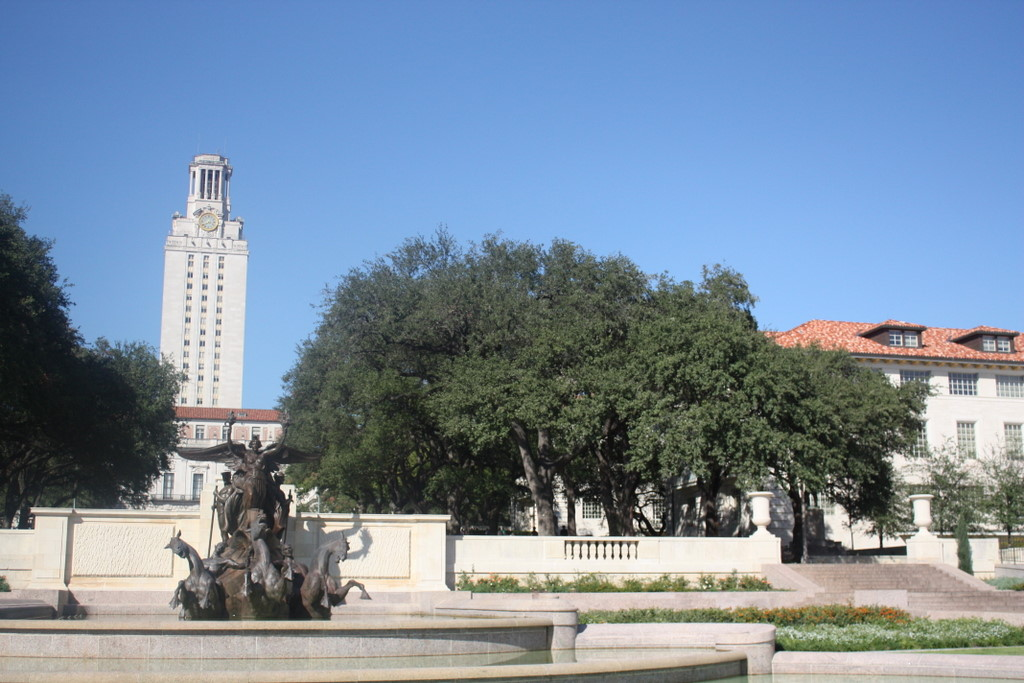
#> input picture python/hw2_data/uttower_left.JPG, 1024 x 683 px, found by its file name
$ jupyter execute --allow-errors HW2.ipynb   (older library calls are emulated)
#> lines starting #> are read from the running program, lines starting #| are printed output that depends on the picture; after the words box and inside, x2 and y2 are one past the last pixel; in counts of white or black regions, pixels touching at a corner belong together
[cell 1]
import numpy as np
import PIL.Image
from PIL import Image
from skimage.color import rgb2gray
from scipy.signal import convolve2d
from scipy.ndimage import rank_filter
from scipy.stats import norm
from scipy.spatial.distance import cdist
from skimage.feature import peak_local_max
from scipy.spatial import distance
import math
import copy
from scipy.misc import imsave

[cell 2]
#All Function definitions are placed in this cell

def harris(im, sigma, thresh=None, radius=None):
    """
    Harris corner detector

    Parameters
    ----------
    im: numpy.ndarray
        Image to be processed
    sigma: float
        Standard deviation of smoothing Gaussian
    thresh: float (optional)
    radius: float (optional)
        Radius of region considered in non-maximal suppression

    Returns
    -------
    cim: numpy.ndarray
        Binary image marking corners
    r: numpy.ndarray
        Row coordinates of corner points. Returned only if none of `thresh` and
        `radius` are None.
    c: numpy.ndarray
        Column coordinates of corner points. Returned only if none of `thresh`
        and `radius` are None.
    """
    if im.ndim == 3:
        im = rgb2gray(im)

    dx = np.tile([[-1, 0, 1]], [3, 1])
    dy = dx.T

    Ix = convolve2d(im, dx, 'same')
    Iy = convolve2d(im, dy, 'same')

    f_wid = np.round(3 * np.floor(sigma))
    G = norm.pdf(np.arange(-f_wid, f_wid + 1),
                 loc=0, scale=sigma).reshape(-1, 1)
    G = G.T * G
    G /= G.sum()

    Ix2 = convolve2d(Ix ** 2, G, 'same')
    Iy2 = convolve2d(Iy ** 2, G, 'same')
    Ixy = convolve2d(Ix * Iy, G, 'same')

    cim = (Ix2 * Iy2 - Ixy ** 2) / (Ix2 + Iy2 + 1e-12)

#     if thresh is None or radius is None:
#         return cim
    if thresh and thresh >= 0:
#         size = int(2 * radius + 1)
#         mx = rank_filter(cim, -1, size=size)
#         cim = (cim == mx) & (cim > thresh)
        cim = cim * 255 / cim.max()
        thresh_indices = (cim < thresh)
        cim[thresh_indices] = 0
#         r, c = cim.nonzero()
        return cim
#         return cim, r, c


def gen_dgauss(sigma):
    """
    Generates the horizontally and vertically differentiated Gaussian filter

    Parameters
    ----------
    sigma: float
        Standard deviation of the Gaussian distribution

    Returns
    -------
    Gx: numpy.ndarray
        First degree derivative of the Gaussian filter across rows
    Gy: numpy.ndarray
        First degree derivative of the Gaussian filter across columns
    """
    f_wid = 4 * np.floor(sigma)
    G = norm.pdf(np.arange(-f_wid, f_wid + 1),
                 loc=0, scale=sigma).reshape(-1, 1)
    G = G.T * G
    Gx, Gy = np.gradient(G)

    Gx = Gx * 2 / np.abs(Gx).sum()
    Gy = Gy * 2 / np.abs(Gy).sum()

    return Gx, Gy


def find_sift(I, circles, enlarge_factor=1.5):
    """
    Compute non-rotation-invariant SITF descriptors of a set of circles

    Parameters
    ----------
    I: numpy.ndarray
        Image
    circles: numpy.ndarray
        An array of shape `(ncircles, 3)` where ncircles is the number of
        circles, and each circle is defined by (x, y, r), where r is the radius
        of the cirlce
    enlarge_factor: float
        Factor which indicates by how much to enlarge the radius of the circle
        before computing the descriptor (a factor of 1.5 or large is usually
        necessary for best performance)

    Returns
    -------
    sift_arr: numpy.ndarray
        Array of SIFT descriptors of shape `(ncircles, 128)`
    """
#     assert circles.ndim == 2 and circles.shape[1] == 3, \
#         'Use circles array (keypoints array) of correct shape'
    I = I.astype(np.float64)
    if I.ndim == 3:
        I = rgb2gray(I)

    NUM_ANGLES = 8
    NUM_BINS = 4
    NUM_SAMPLES = NUM_BINS * NUM_BINS
    ALPHA = 9
    SIGMA_EDGE = 1

    ANGLE_STEP = 2 * np.pi / NUM_ANGLES
    angles = np.arange(0, 2 * np.pi, ANGLE_STEP)

    height, width = I.shape[:2]
    num_pts = circles.shape[0]

    sift_arr = np.zeros((num_pts, NUM_SAMPLES * NUM_ANGLES))

    Gx, Gy = gen_dgauss(SIGMA_EDGE)

    Ix = convolve2d(I, Gx, 'same')
    Iy = convolve2d(I, Gy, 'same')
    I_mag = np.sqrt(Ix ** 2 + Iy ** 2)
    I_theta = np.arctan2(Ix, Iy + 1e-12)

    interval = np.arange(-1 + 1/NUM_BINS, 1 + 1/NUM_BINS, 2/NUM_BINS)
    gridx, gridy = np.meshgrid(interval, interval)
    gridx = gridx.reshape((1, -1))
    gridy = gridy.reshape((1, -1))

    I_orientation = np.zeros((height, width, NUM_ANGLES))

    for i in range(NUM_ANGLES):
        tmp = np.cos(I_theta - angles[i]) ** ALPHA
        tmp = tmp * (tmp > 0)

        I_orientation[:, :, i] = tmp * I_mag

    for i in range(num_pts):
        cy, cx = circles[i, :2]
#         r = 32
        r = circles[i, 2]

        gridx_t = gridx * r + cx
        gridy_t = gridy * r + cy
        grid_res = 2.0 / NUM_BINS * r

        x_lo = np.floor(np.max([cx - r - grid_res / 2, 0])).astype(np.int32)
        x_hi = np.ceil(np.min([cx + r + grid_res / 2, width])).astype(np.int32)
        y_lo = np.floor(np.max([cy - r - grid_res / 2, 0])).astype(np.int32)
        y_hi = np.ceil(
            np.min([cy + r + grid_res / 2, height])).astype(np.int32)

        grid_px, grid_py = np.meshgrid(
            np.arange(x_lo, x_hi, 1),
            np.arange(y_lo, y_hi, 1))
        grid_px = grid_px.reshape((-1, 1))
        grid_py = grid_py.reshape((-1, 1))

        dist_px = np.abs(grid_px - gridx_t)
        dist_py = np.abs(grid_py - gridy_t)

        weight_x = dist_px / (grid_res + 1e-12)
        weight_x = (1 - weight_x) * (weight_x <= 1)
        weight_y = dist_py / (grid_res + 1e-12)
        weight_y = (1 - weight_y) * (weight_y <= 1)
        weights = weight_x * weight_y

        curr_sift = np.zeros((NUM_ANGLES, NUM_SAMPLES))
        for j in range(NUM_ANGLES):
            tmp = I_orientation[y_lo:y_hi, x_lo:x_hi, j].reshape((-1, 1))
            curr_sift[j, :] = (tmp * weights).sum(axis=0)
        sift_arr[i, :] = curr_sift.flatten()

    tmp = np.sqrt(np.sum(sift_arr ** 2, axis=-1))
    if np.sum(tmp > 1) > 0:
        sift_arr_norm = sift_arr[tmp > 1, :]
        sift_arr_norm /= tmp[tmp > 1].reshape(-1, 1)

        sift_arr_norm = np.clip(sift_arr_norm, sift_arr_norm.min(), 0.2)

        sift_arr_norm /= np.sqrt(
            np.sum(sift_arr_norm ** 2, axis=-1, keepdims=True))

        sift_arr[tmp > 1, :] = sift_arr_norm

    return sift_arr


# [47 lines left out: functions custom_sift, dist2, not called in this run]


def save_img(array, filename):
    """
    Saves given numpy array to ./images folder with given filename
    """
    img_new = Image.fromarray(array)
    img_new = img_new.convert("RGB")
    fp = open("./images/" + filename, "wb")
    img_new.save(fp)
    fp.close()
    return None

# [5 lines left out: function save_img_c, not called in this run]
# [6 lines of commented-out code are left out]


def find_homography(points_1, points_2):
    #http://ros-developer.com/2017/12/26/finding-homography-matrix-using-singular-value-decomposition-and-ransac-in-opencv-and-matlab/
    x1, y1 = points_1[0][0], points_1[0][1]
    x2, y2 = points_1[1][0], points_1[1][1]
    x3, y3 = points_1[2][0], points_1[2][1]
    x4, y4 = points_1[3][0], points_1[3][1]

    xp1, yp1 = points_2[0][0], points_2[0][1]
    xp2, yp2 = points_2[1][0], points_2[1][1]
    xp3, yp3 = points_2[2][0], points_2[2][1]
    xp4, yp4 = points_2[3][0], points_2[3][1]

    A = [[-x1, -y1, -1,  0,   0,   0, x1*xp1, y1*xp1, xp1],
         [0  ,  0,   0, -x1, -y1, -1, x1*yp1, y1*yp1, yp1],
         [-x2, -y2, -1,   0,   0,  0, x2*xp2, y2*xp2, xp2],
         [  0,   0,  0, -x2, -y2, -1, x2*yp2, y2*yp2, yp2],
         [-x3, -y3, -1,   0,   0,  0, x3*xp3, y3*xp3, xp3],
         [  0,   0,  0, -x3, -y3, -1, x3*yp3, y3*yp3, yp3],
         [-x4, -y4, -1,   0,   0,  0, x4*xp4, y4*xp4, xp4],
         [  0,   0,  0, -x4, -y4, -1, x4*yp4, y4*yp4, yp4]]

    u, s, vh = np.linalg.svd(A, full_matrices=True)
    v = np.transpose(vh)
    h = v[:, -1]
    return h.reshape(3,3)

def get_point(h, point):
    t1 = np.array([point[0], point[1], 1])
    t1 = t1.reshape(3,1)
    t1p = np.dot(h1, t1)
    t1p = t1p / t1p[-1][0]
    return t1p[:t1p.shape[0] -1, :]

def run_ransac(py_sift_distance, threshold):
    g_residue = float('inf')
    iterations = 2000
    average_inliers = 0
    g_h = np.zeros((3,3))
    for i in range(iterations):
        picked_index = np.random.choice(len(py_sift_distance), 4, replace=False)
        p1 = [ py_sift_distance[index][1] for index in picked_index]
        p2 = [ py_sift_distance[index][2] for index in picked_index]
        tmp_homography = find_homography(p1, p2)
        average_residue = 0
        count = 0
        for p in py_sift_distance:
            p2_p = get_point(tmp_homography, p[1])
            residue = distance.euclidean(p[2], p2_p)
#             print("points:", p[1], p[2], p2_p, residue)
            if residue < threshold:
                count += 1
                average_residue += residue
#         print("inliers :", count)
        average_inliers += count
        if count != 0:
            average_residue = average_residue / count
        else:
            average_residue = float('inf')

#         if average_residue < g_residue:
#             g_residue = average_residue
        g_h += tmp_homography
    g_h /= 2
    print("average_inliers:", average_inliers / iterations)
    return g_h

[cell 3]
x = np.array([501 ,409])
y = np.array([533, 875])

[cell 4]
x = np.array([1 ,2])
y = np.array([[1], [4]])

#> (a cell that did not finish here is left out)

[cell 6]
#https://stackoverflow.com/questions/384759/how-to-convert-a-pil-image-into-a-numpy-array
I1 = np.asarray(PIL.Image.open('./hw2_data/uttower_left.JPG'))
#> I1 is the input picture: shape (683, 1024, 3); mean R, G, B 121.7, 140, 159
I2 = np.asarray(PIL.Image.open('./hw2_data/uttower_right.JPG'))
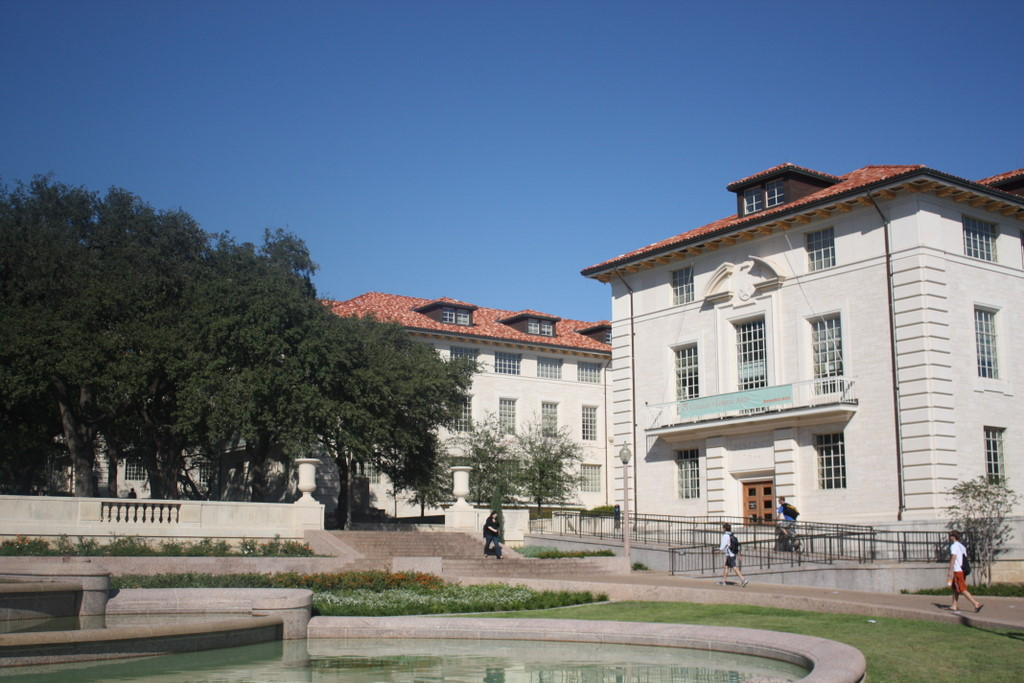
#> input picture python/hw2_data/uttower_right.JPG, 1024 x 683 px, found by its file name
#> I2 is the input picture: shape (683, 1024, 3); mean R, G, B 107.7, 118.9, 132

#Setting datatype as float
I1 = I1.astype(float)
I2 = I2.astype(float)

I1_c = I1.copy()
I2_c = I2.copy()
#Converting into greyscale
I1 = rgb2gray(I1)
#> I1: shape (683, 1024) float64
I2 = rgb2gray(I2)
#> I2: shape (683, 1024) float64

[cell 7]
#Getting response from Harris Detector
response1 = harris(I1, 1.1, 80, 3)
response2 = harris(I2, 1.1, 80, 3)
#> call 2 of harris, with sigma = 1.1, thresh = 80, radius = 3
#> in harris (call 2), `thresh_indices = (cim < thresh)`:
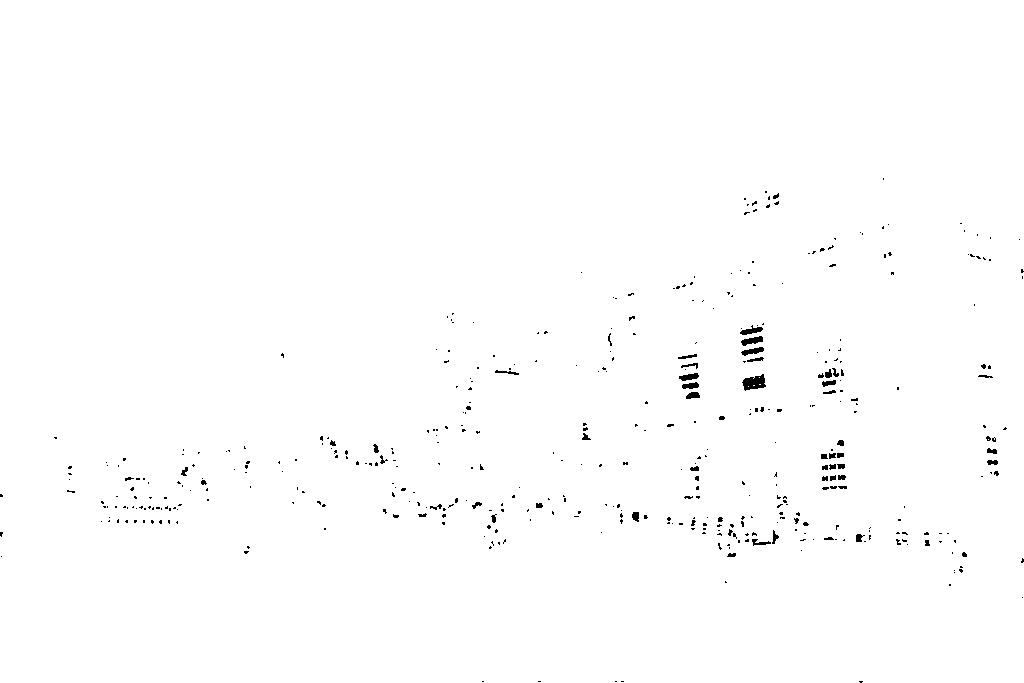
#> thresh_indices: shape (683, 1024) bool; 99.3% white; 438 black regions (383 under 20 px), largest, box (x1, y1, x2, y2) and area: (742, 374, 766, 391) 257, (741, 336, 763, 346) 125, (740, 325, 763, 335) 111

save_img(response1, "response1.png")
save_img(response2, "response2.png")

[cell 8]
#http://scikit-image.org/docs/dev/api/skimage.feature.html#skimage.feature.peak_local_max
#Using minimum supression on responce array to get important points
importantPoints1 = peak_local_max(response1, min_distance=5, indices=True)
#> importantPoints1 = 190 pairs, first value 170 to 625, second value 10 to 1007
importantPoints2 = peak_local_max(response2, min_distance=5, indices=True)
#> importantPoints2 = 314 pairs, first value 178 to 584, second value 55 to 1005

print("Dimensions of left and right image important points:", importantPoints1.shape, importantPoints2.shape)
#| Dimensions of left and right image important points: (190, 2) (314, 2)

#Saving Important points numpy array as image
visualize_ip1 = np.zeros((I1.shape[0], I1.shape[1]), dtype=int)
visualize_ip2 = np.zeros((I2.shape[0], I2.shape[1]), dtype=int)

for point1, point2 in zip(importantPoints1, importantPoints2):
    visualize_ip1[point1[0]][point1[1]] = 255
    visualize_ip2[point2[0]][point2[1]] = 255
#> this loop made 190 passes
#> (point1, point2) on passes 1 to 3: ([511, 638], [505, 537]), ([471, 773], [515, 444]), ([498, 286], [554, 963])
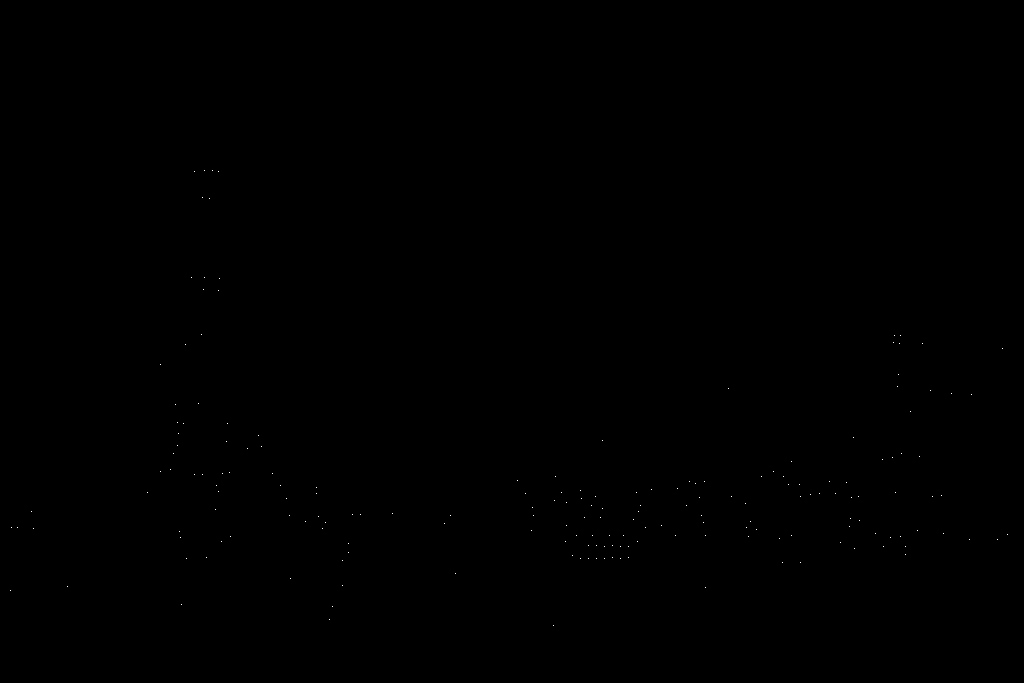
#> visualize_ip1: shape (683, 1024) int64; 0.03% white in thin lines or dots, all inside (x1, y1, x2, y2) = (10, 170, 1008, 626)
#> visualize_ip2: shape (683, 1024) int64; 0.03% white in thin lines or dots, all inside (x1, y1, x2, y2) = (69, 192, 1006, 571)

#> (the rest of this cell did not finish here and is left out)

save_img(visualize_ip2, "visualize_ip2.png")

[cell 9]
#Creating sift descriptors
radius_sift = 32
#https://docs.scipy.org/doc/numpy/reference/generated/numpy.concatenate.html

sift_list1 = find_sift(I1, np.concatenate((importantPoints1, np.ones((importantPoints1.shape[0], 1), dtype = int) * radius_sift), axis=1))
#> after the loop in find_sift, `for i in range(NUM_ANGLES):`:
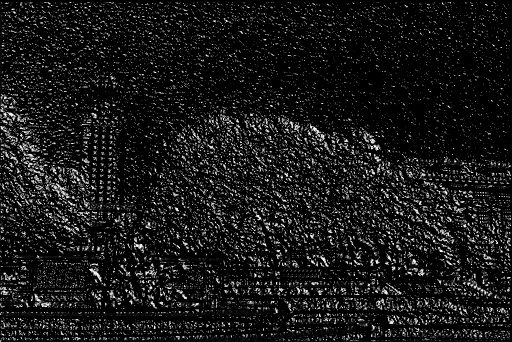
#> tmp: shape (683, 1024) float64 (shown at 1/2 size); min 0, max 1, mean 0.0929
#> the loop in find_sift, `for i in range(num_pts):` made 190 passes
#> (cy, cx, x_lo, x_hi, y_lo, y_hi) on passes 1 to 3: (511, 638, 598, 678, 471, 551), (471, 773, 733, 813, 431, 511), (498, 286, 246, 326, 458, 538)
#> after the loop in find_sift, `for i in range(num_pts):`:
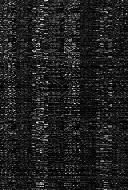
#> sift_arr: shape (190, 128) float64; min 0, max 9416.8, mean 1183.7; drawn with min black and max white
#> in find_sift, `tmp = np.sqrt(np.sum(sift_arr ** 2, axis=-1))`: tmp = 190 values, max 26116.3 at index 15, min 8890.6 at index 153, mean 17918.6
sift_list2 = find_sift(I2, np.concatenate((importantPoints2, np.ones((importantPoints2.shape[0], 1), dtype = int) * radius_sift), axis=1))
#> the loop in find_sift (call 2), `for i in range(NUM_ANGLES):` made 8 passes
#> pass 1, in find_sift (call 2), `tmp = np.cos(I_theta - angles[i]) ** ALPHA`:
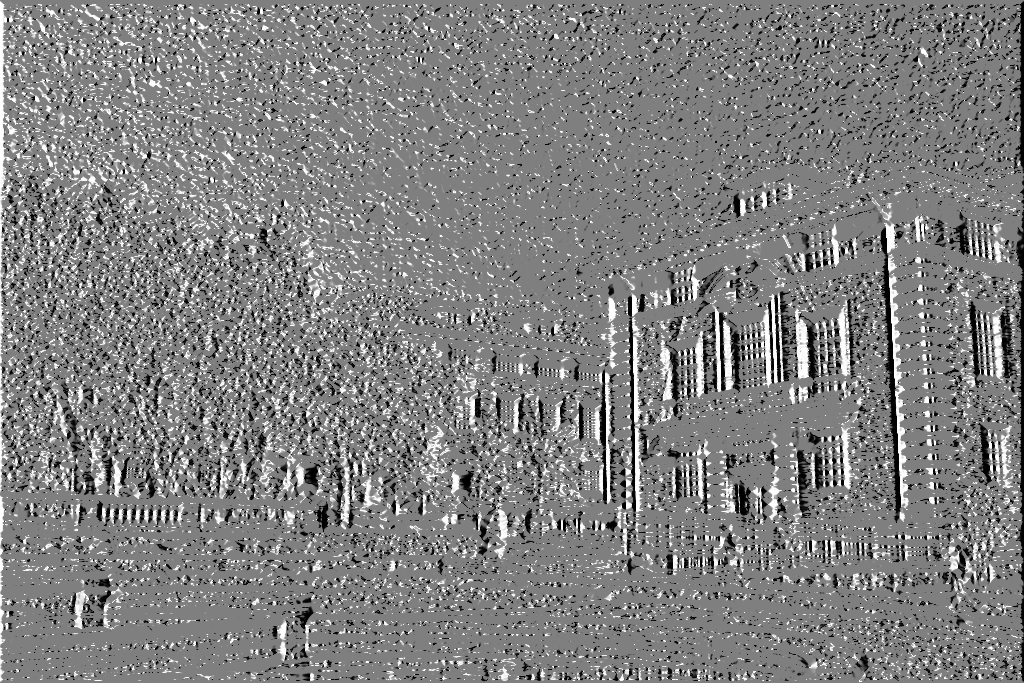
#> tmp: shape (683, 1024) float64; min -1, max 1, mean 0.0103; drawn with min black and max white
#> the loop in find_sift (call 2), `for i in range(num_pts):` made 314 passes
#> (cy, cx, x_lo, x_hi, y_lo, y_hi) on passes 1 to 3: (505, 537, 497, 577, 465, 545), (515, 444, 404, 484, 475, 555), (554, 963, 923, 1003, 514, 594)

print("Dimensions of sift_list 1 and 2:",sift_list1.shape, sift_list2.shape)
#| Dimensions of sift_list 1 and 2: (190, 128) (314, 128)

[cell 10]
#Create distance matrix and find best match
match_count = 100
sift_distance_matrix = cdist(sift_list1, sift_list2)
py_sift_distance = []
sety = set()
for i in range(sift_distance_matrix.shape[0]):
    for j in range(sift_distance_matrix.shape[1]):
        py_sift_distance.append((sift_distance_matrix[i,j], importantPoints1[i], importantPoints2[j]))

py_sift_distance = sorted(py_sift_distance, key = lambda x: x[0])

[cell 11]
matches1_img = np.zeros(I1.shape, dtype = float)
matches2_img = np.zeros(I2.shape, dtype = float)
for i, t in enumerate(py_sift_distance[:match_count]):
    matches1_img[t[1][0]][t[1][1]] = 255
    matches2_img[t[2][0]][t[2][1]] = 255
#> this loop made 100 passes
#> t on passes 1 to 8: (0.0835, [388, 728], [354, 282]), (0.121, [505, 686], [469, 234]), (0.127, [481, 829], [451, 376]), (0.127, [548, 854], [516, 397]), (0.129, [587, 705], [552, 246]), (0.13, [488, 677], [451, 226]), (0.133, [480, 517], [437, 55]), (0.137, [484, 799], [452, 346])

save_img(matches1_img, 'matches1.png')
save_img(matches2_img, 'matches2.png')

[cell 12]
match_count = 100
#> (the rest of this cell did not finish here and is left out)


#> (a cell that did not finish here is left out)

[cell 14]
print(I1.shape, I2.shape)
#| (683, 1024) (683, 1024)

[cell 15]
#creating huge canvas for stiched image
I3 = np.zeros((1000, 3000), dtype = float)
I3_c = np.zeros((1000, 3000, 3), dtype = float)

[cell 16]
# [15 lines left out: function place_image, not called in this run]

[cell 17]
# [15 lines left out: function place_image_c, not called in this run]

#> (a cell that did not finish here is left out)

#> (a cell that did not finish here is left out)

[cell 20]
p1 = [ x[1] for x in py_sift_distance[0:4]]
p2 = [  x[2] for x in py_sift_distance[0:4]]

#> (a cell that did not finish here is left out)

[cell 22]
t1 = np.array([p1[2][0], p1[2][1], 1])
t2 = np.array([p2[2][0], p2[2][1], 1])

[cell 23]
t1 = t1.reshape(3,1)

[cell 24]
t1
#> Out = [481, 829, 1]

#> (a cell that did not finish here is left out)

#> (a cell that did not finish here is left out)

#> (a cell that did not finish here is left out)

#> (a cell that did not finish here is left out)

#> (a cell that did not finish here is left out)

#> (a cell that did not finish here is left out)

[cell 31]
t2
#> Out = [451, 376, 1]

[cell 32]
find_homography(p1, p2)
#> Out = [[0.00174, 0.000445, -0.355], [-0.000115, 0.00205, -0.935], [-1.53e-07, 8.06e-07, 0.00129]]

[cell 33]
find_homography(p1, p2)

[cell 34]
normalized_sift_list1 = np.zeros(sift_list1.shape, dtype = float)
normalized_sift_list2 = np.zeros(sift_list2.shape, dtype = float)

[cell 35]
mean_list1 = np.mean(sift_list1, axis = 1)
mean_list2 = np.mean(sift_list2, axis = 1)

[cell 36]
len(mean_list1)
#> Out = 190

[cell 37]
mean_list1.min()
#> Out = 0.0494

[cell 38]
mean_list1.max()
normalized_sift_list1.shape[0]

[cell 39]
zero_sd_count = 0
for i in range(normalized_sift_list1.shape[0]):
    mean = mean_list1[i]
#     for j in range(128):
    normalized_sift_list1[i] = sift_list1[i]- mean
    if np.std(normalized_sift_list1[i]) != 0:
        zero_sd_count += 1
        normalized_sift_list1[i] = normalized_sift_list1[i] / np.std(normalized_sift_list1[i])

[cell 40]
zero_sd_count
#> Out = 190

[cell 41]
for i in range(normalized_sift_list2.shape[0]):
    mean = mean_list2[i]
    normalized_sift_list2[i] = sift_list2[i]- mean
    if np.std(normalized_sift_list2[i]) != 0:
        normalized_sift_list2[i] = normalized_sift_list2[i] / np.std(normalized_sift_list2[i])

[cell 42]
# #Run this cell if you dont want to normalize sift vector
# normalized_sift_list1 = sift_list1
# normalized_sift_list2 = sift_list2

[cell 43]
t = np.unique(normalized_sift_list1)

[cell 44]
t.shape

[cell 45]
np.mean(normalized_sift_list1)
#> Out = 8.5e-18

[cell 46]
np.std(normalized_sift_list1[33])
#> Out = 1

[cell 47]
normalized_sift_list1.shape

[cell 48]
normalized_sift_list1[0]
#> Out = 128 values, max 3.24 at index 44, min -1.19 at index 96, mean 9.71e-17

[cell 49]
normalized_sift_list2.shape
